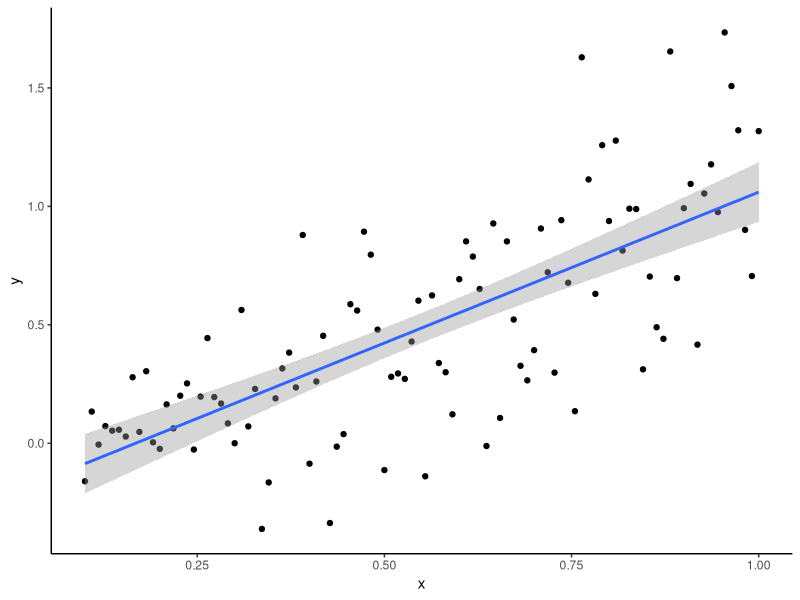
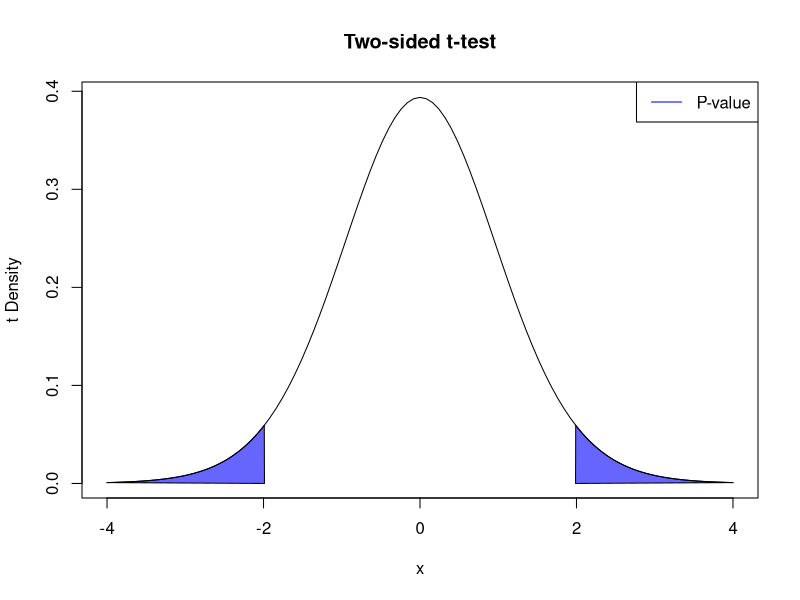
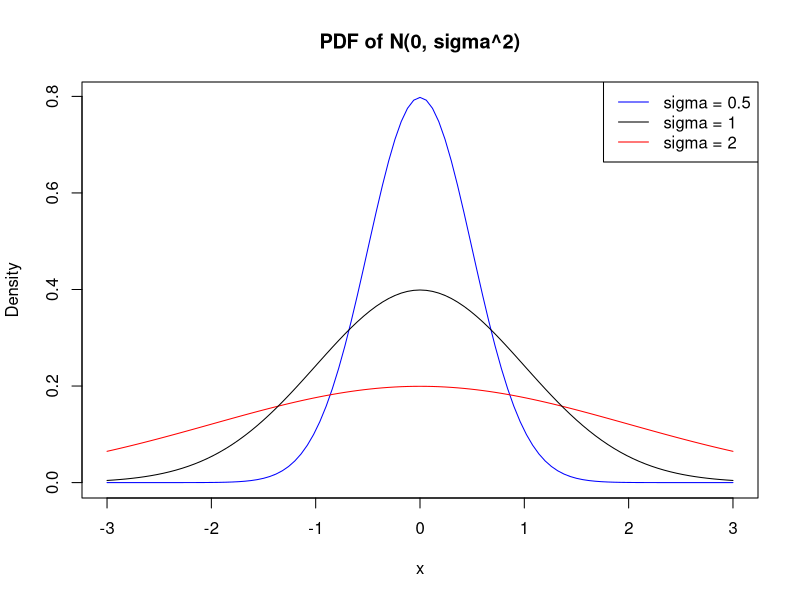

The R script that drew these images, in order: (Note: this script raises an error after producing the figures.)
## ---- chunk 1
options(htmltools.dir.version = FALSE)
knitr::opts_chunk$set(echo = TRUE, fig.align="center")
## ---- chunk 2
library(ggplot2)
y <- rnorm(100, seq(0, 1, length.out = 100), seq(0.1, 0.5, length.out = 100))
ggplot(data.frame(y = y, x = seq(0.1, 1, length.out = 100))) + 
  geom_point(aes(x = x, y = y)) + 
  geom_smooth(aes(x = x, y = y), method = "lm") + 
  theme_classic()
## ---- chunk 3
set.seed(1234)
n <- 20
mu <- 0.9
sigma <- 0.5
x <- rnorm(n, mu, sigma)

mu_0 <- 1
s_0 <- sqrt(1 / n * sum((x - mu_0)^2))
mu_hat <- mean(x)
s <- sqrt(1 / (n - 1) * sum((x - mu_hat)^2))
T_stat <- (mu_hat - mu_0) / (s / sqrt(n))
t_seq <- seq(-4, 4, 0.01)
t_pdf <- dt(t_seq, df = n - 1)
curve(dt(x, df = n - 1), from = -4, to = 4, ylab = "t Density", xlab = "x",
      main = "Two-sided t-test")
polygon(c(t_seq[t_seq <= T_stat], T_stat), c(t_pdf[t_seq <= T_stat], 0), col=rgb(0, 0, 1, 0.6))
polygon(c(t_seq[t_seq >= -T_stat], -T_stat), c(t_pdf[t_seq >= -T_stat], 0), col=rgb(0, 0, 1, 0.6))
legend("topright", col = c("blue"), legend = c("P-value"), lty = 1)
## ---- chunk 4
x <- curve(dnorm(x, mean = 0, sd = 0.5), 
           from = -3, to = 3, ylab = "Density", 
           col = "blue", main = "PDF of N(0, sigma^2)")
curve(dnorm(x, mean = 0, sd = 2), add = T, col = "red")
curve(dnorm(x, mean = 0, sd = 1), add = T)
legend("topright", legend = c("sigma = 0.5", "sigma = 1", "sigma = 2"), 
       col = c("blue", "black", "red"), lty = 1)
## ---- chunk 5
knitr::include_graphics("understanding_qqplots.png")
## ---- chunk 6
t_seq <- seq(-4, 4, 0.01)
t_pdf <- dt(t_seq, df = n - 1)
curve(dt(x, df = n - 1), from = -4, to = 4, ylab = "t Density", xlab = "x",
      main = "Reference Distribution (assuming the null is true)")
## ---- chunk 7
t_seq <- seq(-4, 4, 0.01)
t_pdf <- dt(t_seq, df = n - 1)
curve(dt(x, df = n - 1), from = -4, to = 4, ylab = "Reference Density", xlab = "x",
      main = "Two-sided test")
polygon(c(t_seq[t_seq <= T_stat], T_stat), c(t_pdf[t_seq <= T_stat], 0), col=rgb(0, 0, 1, 0.6))
polygon(c(t_seq[t_seq >= -T_stat], -T_stat), c(t_pdf[t_seq >= -T_stat], 0), col=rgb(0, 0, 1, 0.6))
polygon(c(t_seq[t_seq <= qt(0.025, df = n - 1)], qt(0.025, df = n - 1)), c(t_pdf[t_seq <= qt(0.025, df = n - 1)], 0), col=rgb(1, 0, 0, 0.6))
polygon(c(t_seq[t_seq >= -qt(0.025, df = n - 1)], -qt(0.025, df = n - 1)), c(t_pdf[t_seq >= -qt(0.025, df = n - 1)], 0), col=rgb(1, 0, 0, 0.6))
legend("topright", col = c("blue", "red"), legend = c("P-value", "Rejection Region"), lty = 1)
## ---- chunk 8
set.seed(12)
n <- 20
mu <- 0
sigma <- 0.5
x <- rnorm(n, mu, sigma)
hist(x, breaks = 20)
## ---- chunk 9
x_bar <- sum(x) / n
s <- sqrt(sum((x - x_bar)^2) / (n - 1))
print(x_bar)
print(s)
## ---- chunk 10
test_stat <- (x_bar - 0) / (s / sqrt(n))
print(test_stat)
## ---- chunk 11
pnorm(test_stat)
## ---- chunk 12
pt(test_stat, df = n - 1)
## ---- chunk 13
set.seed(1234)
n <- 20
mu <- 0.9
sigma <- 0.5
x <- rnorm(n, mu, sigma)
## ---- chunk 14
lik <- function(mu, sigma = 1) {
  (2 * pi * sigma^2)^(-n / 2) * exp(- 1 / (2 * sigma^2) * sum((x - mu)^2))
}
mu_seq <- seq(0, 2, 0.01)
lik_vals <- sapply(X = mu_seq, FUN = lik)
## ---- chunk 15
plot(mu_seq, lik_vals, ty = "l", ylab = "Likelihood", xlab = "mu", 
     main = "Likelihood for Simulated Data")
## ---- chunk 16
plot(mu_seq, lik_vals, ty = "l", ylab = "Likelihood", xlab = "mu", 
     main = "Likelihood for Simulated Data")
abline(v = 1, col = "blue")
abline(v = mean(x), col = "red")
## ---- chunk 17
set.seed(1234)
n <- 20
mu <- 0.9
sigma <- 0.5
x <- rnorm(n, mu, sigma)

mu_0 <- 1
s_0 <- sqrt(1 / n * sum((x - mu_0)^2))
mu_hat <- mean(x)
s <- sqrt(1 / (n - 1) * sum((x - mu_hat)^2))
## ---- chunk 18
F_stat <- n * (mu_hat - mu_0)^2 / s^2
P_val <- pf(F_stat, df1 = 1, df2 = n - 1, lower.tail = FALSE)
P_val
## ---- chunk 19
t.test(x = x, mu = 1)
## ---- chunk 20
T_stat <- (mu_hat - mu_0) / sqrt(s^2 / n)
2 * pt(T_stat, df = n - 1, lower.tail = T)
## ---- chunk 21
f <- seq(0, 20, 0.01)
f_pdf <- df(f, df1 = 1, df2 = n - 1)
curve(df(x, df1 = 1, df2 = n - 1), from = 0, to = 10, ylab = "F Density", xlab = "x", main = "F Test")
polygon(c(f[f >= F_stat], F_stat), c(f_pdf[f >= F_stat], 0), col="blue")
## ---- chunk 22
t_seq <- seq(-4, 4, 0.01)
t_pdf <- dt(t_seq, df = n - 1)
curve(dt(x, df = n - 1), from = -4, to = 4, ylab = "t Density", xlab = "x",
      main = "Two-sided t-test")
polygon(c(t_seq[t_seq <= T_stat], T_stat), c(t_pdf[t_seq <= T_stat], 0), col=rgb(0, 0, 1, 0.6))
polygon(c(t_seq[t_seq >= -T_stat], -T_stat), c(t_pdf[t_seq >= -T_stat], 0), col=rgb(0, 0, 1, 0.6))
legend("topright", col = c("blue"), legend = c("P-value"), lty = 1)
## ---- chunk 23
t_seq <- seq(-4, 4, 0.01)
t_pdf <- dt(t_seq, df = n - 1)
curve(dt(x, df = n - 1), from = -4, to = 4, ylab = "t Density", xlab = "x",
      main = "Two-sided t-test")
polygon(c(t_seq[t_seq <= T_stat], T_stat), c(t_pdf[t_seq <= T_stat], 0), col=rgb(0, 0, 1, 0.6))
polygon(c(t_seq[t_seq >= -T_stat], -T_stat), c(t_pdf[t_seq >= -T_stat], 0), col=rgb(0, 0, 1, 0.6))
polygon(c(t_seq[t_seq <= qt(0.025, df = n - 1)], qt(0.025, df = n - 1)), c(t_pdf[t_seq <= qt(0.025, df = n - 1)], 0), col=rgb(1, 0, 0, 0.6))
polygon(c(t_seq[t_seq >= -qt(0.025, df = n - 1)], -qt(0.025, df = n - 1)), c(t_pdf[t_seq >= -qt(0.025, df = n - 1)], 0), col=rgb(1, 0, 0, 0.6))
legend("topright", col = c("blue", "red"), legend = c("P-value", "Rejection Region"), lty = 1)
